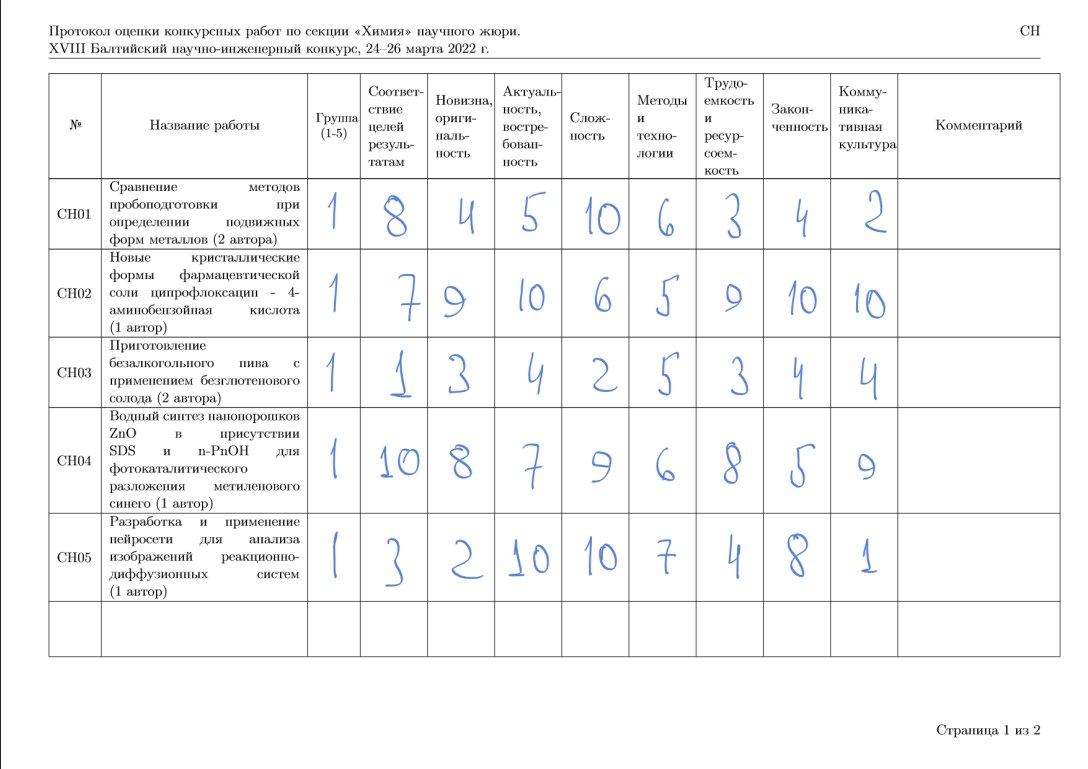
#> input picture templates/images/1_1_example.jpg, 1088 x 769 px
$ python -i borderFunc.py   (imports and definitions only)
#> lines starting #> are read from the running program, lines starting #| are printed output that depends on the picture; after the words box and inside, x2 and y2 are one past the last pixel; in counts of white or black regions, pixels touching at a corner belong together
#> further down, picture is the input picture: shape (769, 1088, 3); mean B, G, R 246.6, 246.1, 245.8
import cv2
from page_recognition.line_detection import line_detection


##################  Functions required for Border table Recognition #################

## Return the intersection of lines only if intersection is present ##
# Input : x1, y1, x2, y2, x3, y3, x4, y4 (1: vertical, 2: horizontal)
# Output : (x,y) Intersection point
# [124 lines left out: functions line_intersection, extract_table, not called in this run]


# print(extract_table(cv2.imread('tmp/images/img1.png'), 1, lines=None))


def findX(X, x):
    return X.index(x)


def findY(Y, y):
    return Y.index(y)


# [7 lines left out: function span, not called in this run]


def extractText(img):
    gray = cv2.cvtColor(img, cv2.COLOR_BGR2GRAY)
    _, thresh1 = cv2.threshold(gray, 0, 255,
                               cv2.THRESH_OTSU | cv2.THRESH_BINARY_INV)
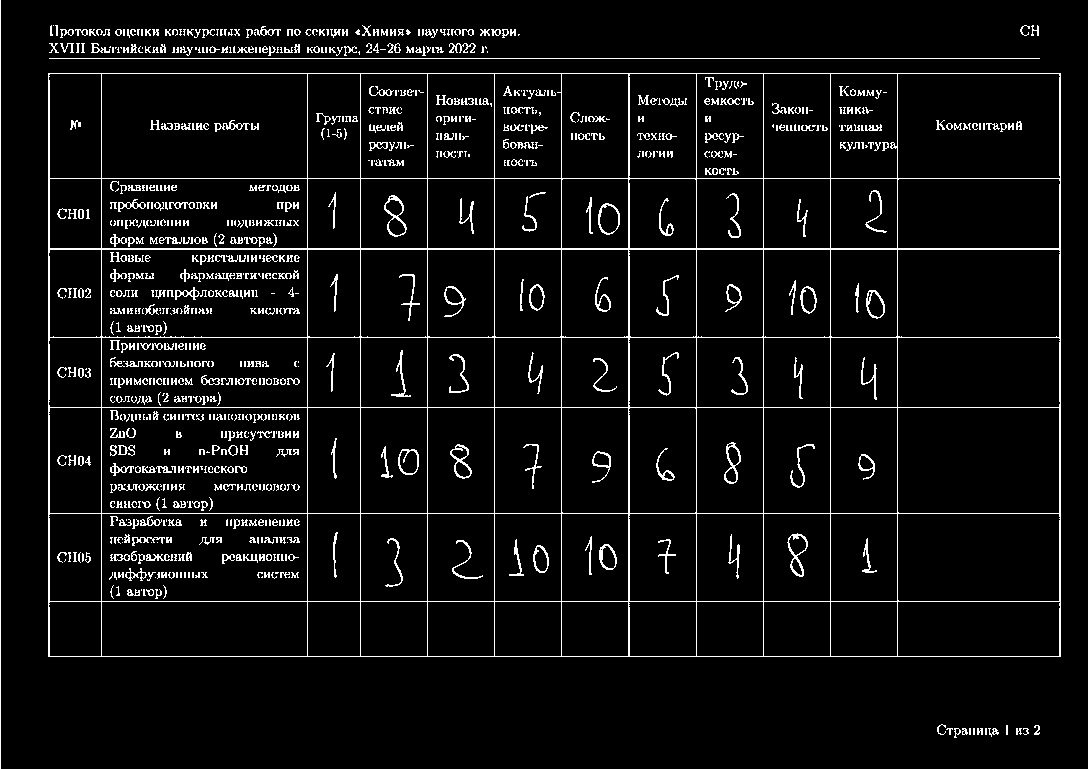
#> thresh1: shape (769, 1088); 5.7% white in thin lines or dots
    # cv2_imshow(thresh1)
    rect_kernel = cv2.getStructuringElement(cv2.MORPH_RECT, (1, 1))
    dilation = cv2.dilate(thresh1, rect_kernel, iterations=2)
    contours, _ = cv2.findContours(dilation, cv2.RETR_EXTERNAL,
                                   cv2.CHAIN_APPROX_NONE)
#> contours = 139 contours, 114 with area under 20; largest, box (x1, y1, x2, y2) and area: (48, 73, 1061, 657) 589996, (254, 26, 281, 36) 79, (91, 43, 110, 53) 54, (449, 43, 476, 53) 48, (60, 29, 74, 38) 40
    im2 = img.copy()
    mx, my, mw, mh = float('Inf'), float('Inf'), -1, -1
    for cnt in contours:
        x, y, w, h = cv2.boundingRect(cnt)
        # print(im2.shape)
        if x < 2 or y < 2 or (
                x + w >= im2.shape[1] - 1 and y + h >= im2.shape[0] - 1) or w >= \
                im2.shape[1] - 1 or h >= im2.shape[0] - 1:
            continue
        if x < mx:
            mx = x
        if y < my:
            my = y
        if x + w > mw:
            mw = x + w
        if y + h > mh:
            mh = y + h
#> this loop made 139 passes
#> (x, y, w, h, mx, my, mw, mh) on pass 1: (1023, 728, 6, 7, 1023, 728, 1029, 735)
#> (x, y, w, h, mx, my, mw) on pass 14: (48, 73, 1013, 584, 48, 73, 1061)
#> after the loop, mh = 738; mw = 1061; mx = 48; my = 25
        # print(x, y, w, h)

    if mx != float('Inf') and my != float('Inf'):
        # Drawing a rectangle on copied image
        # rect = cv2.rectangle(im2, (mx+1, my), (mw-2, mh-2), (0, 255, 0), 1)
        # cv2_imshow(im2)
        return mx, my, mw, mh
    else:
        return None

>>> import cv2
>>> picture = cv2.imread('../templates/images/1_1_example.jpg')
>>> result = extractText(picture)
#> result = (48, 25, 1061, 738)

$ run again, on templates/images/1_2_example.jpg
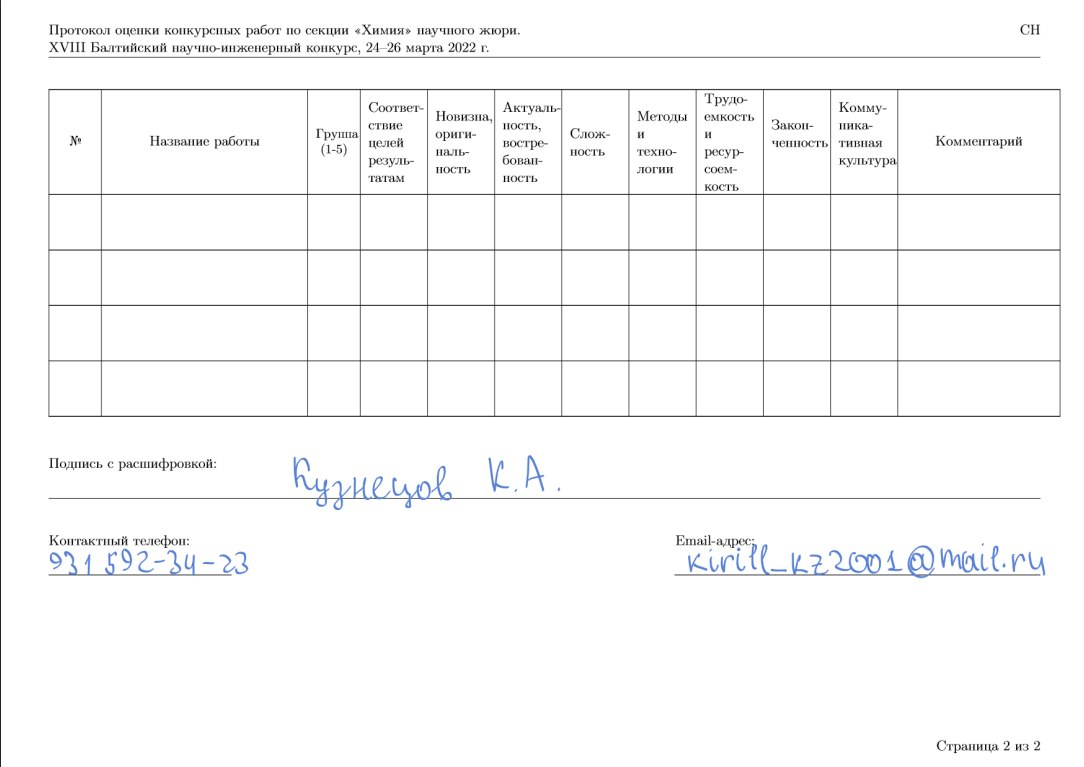
#> input picture templates/images/1_2_example.jpg, 1084 x 767 px
#> picture is the input picture: shape (767, 1084, 3); mean B, G, R 249.5, 249.2, 249
#> in extractText, `_, thresh1 = cv2.threshold(gray, 0, 255, cv2.THRESH_OTSU | cv2.THRESH_..`:
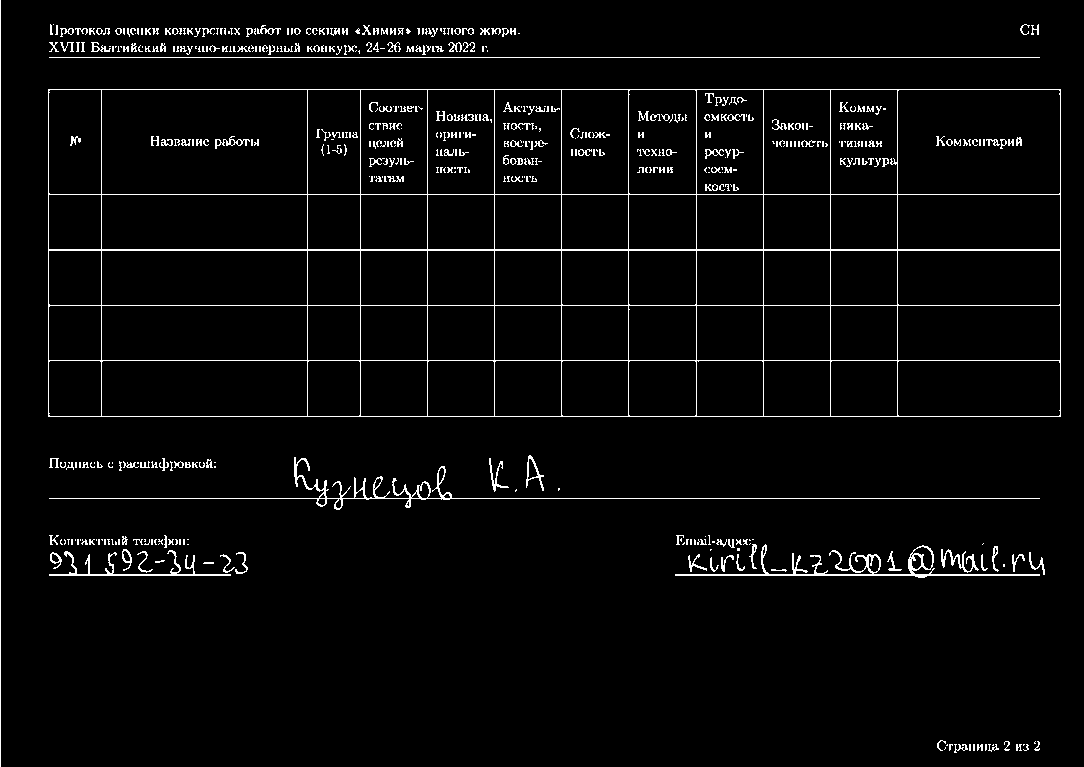
#> thresh1: shape (767, 1084); 3.4% white in thin lines or dots
#> contours = 262 contours, 216 with area under 20; largest, box (x1, y1, x2, y2) and area: (48, 89, 1061, 417) 330924, (675, 544, 1040, 578) 1378, (49, 457, 1040, 510) 1018, (49, 550, 231, 576) 389, (526, 455, 544, 491) 222
#> the loop in extractText, `for cnt in contours:` made 262 passes
#> (cnt, x, y, w, h, mx, my, mw) on pass 1: ([[945, 747], [945, 748], [944, 749], [945, 748]], 944, 747, 2, 3, 944, 747, 946)
#> after the loop in extractText, `for cnt in contours:`: mh = 753; mw = 1061; mx = 48; my = 24
#> result = (48, 24, 1061, 753)

$ run again, on templates/images/1_splite_window.jpg
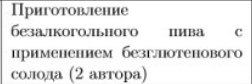
#> input picture templates/images/1_splite_window.jpg, 252 x 84 px
#> picture is the input picture: shape (84, 252, 3); min 0, max 255, mean 231.2
#> in extractText, `_, thresh1 = cv2.threshold(gray, 0, 255, cv2.THRESH_OTSU | cv2.THRESH_..`:
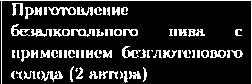
#> thresh1: shape (84, 252); 15.8% white in thin lines or dots
#> contours = 72 contours, 40 with area under 20; largest, box (x1, y1, x2, y2) and area: (48, 7, 76, 16) 119, (210, 50, 226, 58) 85, (71, 29, 95, 37) 78, (11, 24, 30, 36) 72, (31, 29, 52, 37) 66
#> the loop in extractText, `for cnt in contours:` made 72 passes
#> (x, y, w, h, mx, my, mw, mh) on pass 1: (17, 77, 1, 1, 17, 77, 18, 78)
#> after the loop in extractText, `for cnt in contours:`: mh = 83; mw = 243; mx = 11; my = 3
#> result = (11, 3, 243, 83)
